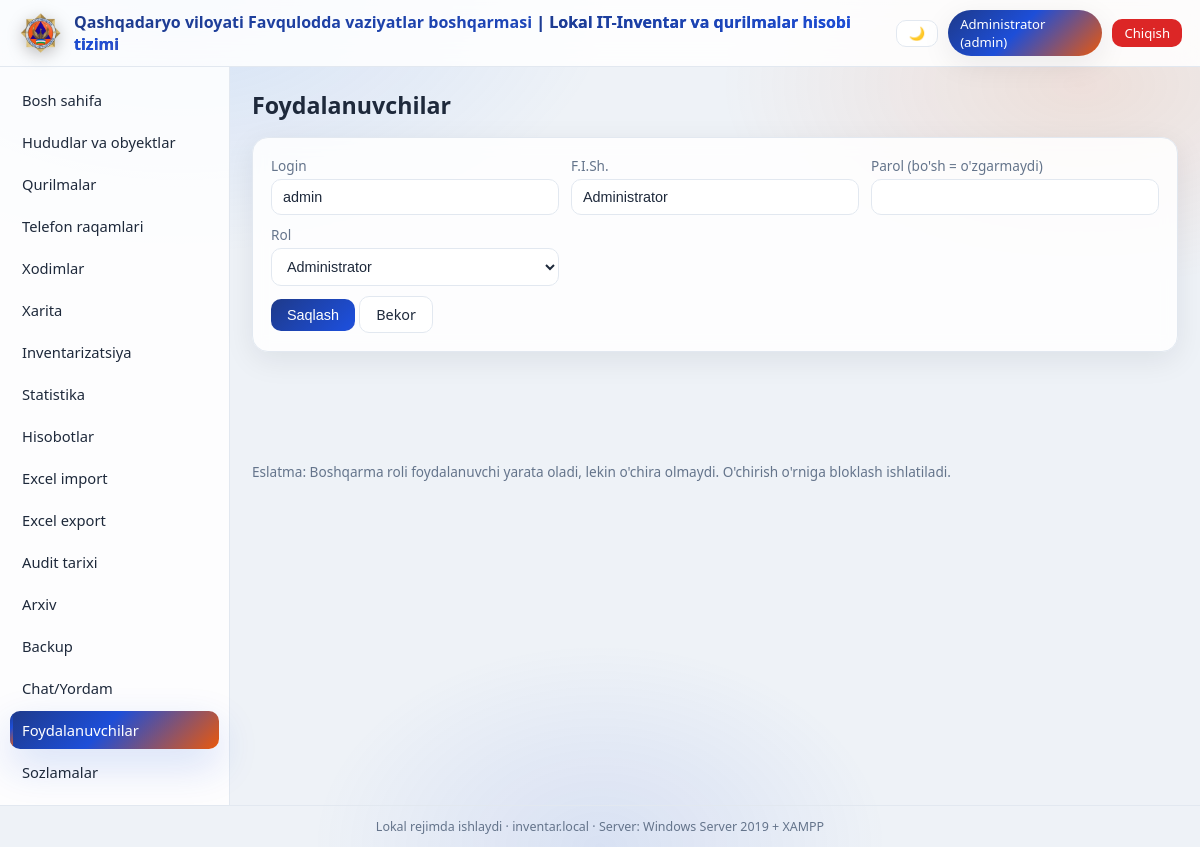
Page /users.php?edit=1 (signed in) on the committed database.
### tables this page shows
CREATE TABLE IF NOT EXISTS users (
 id INT AUTO_INCREMENT PRIMARY KEY,
 login VARCHAR(50) NOT NULL UNIQUE,
 password VARCHAR(255) NOT NULL,
 fullname VARCHAR(100) DEFAULT NULL,
 role ENUM('admin','boshqarma','hudud','korish') DEFAULT 'korish',
 region_id INT DEFAULT NULL,
 permissions TEXT,
 active TINYINT(1) DEFAULT 1,
 last_login DATETIME DEFAULT NULL,
 created_at TIMESTAMP DEFAULT CURRENT_TIMESTAMP
);

### includes/functions.php (called while the page is built, shortened)
<?php
require_once __DIR__ . '/db.php';
function e($s){ return htmlspecialchars((string)$s, ENT_QUOTES, 'UTF-8'); }
function current_user(){ return isset($_SESSION['user']) ? $_SESSION['user'] : null; }
function role_perms($role){
    switch($role){
        case 'admin': return array_keys($GLOBALS['PERM_KEYS']);
    }
}
function can($perm){
    $u = current_user();
    $perms = role_perms($u['role']);
    return in_array($perm, $perms);
}

### includes/db.php (called while the page is built, shortened)
<?php
function db(){
    static $c = null;
    if($c === null){
        $c = mysqli_connect(DB_HOST, DB_USER, DB_PASS, DB_NAME);
        mysqli_set_charset($c,'utf8mb4');
    }
    return $c;
}
function q($sql, ...$params){
    $c = db();
    if($params){
        $stmt = mysqli_prepare($c, $sql);
        $types = str_repeat('s', count($params));
        mysqli_stmt_bind_param($stmt, $types, ...$params);
        mysqli_stmt_execute($stmt);
        $res = mysqli_stmt_get_result($stmt);
        if($res) return $res;
        return mysqli_stmt_affected_rows($stmt) >= 0;
    }
    $res = mysqli_query($c, $sql);
    return $res;
}
function row($sql, ...$p){ $r = q($sql,...$p); $x = mysqli_fetch_assoc($r); return $x ?: null; }

### users.php (the view, shortened to what this page needs)
<?php
require_once __DIR__.'/includes/header.php';
$edit = isset($_GET['edit']) ? row("SELECT * FROM users WHERE id=?", (int)$_GET['edit']) : null;
?>
<h1>Foydalanuvchilar</h1>
<?php if(can('add')): ?>
<form method="post" class="form panel"><?= csrf_field() ?>
 <div class="grid3">
  <label>Login <input name="login" value="<?= e($edit['login'] ?? '') ?>" required></label>
  <label>F.I.Sh. <input name="fullname" value="<?= e($edit['fullname'] ?? '') ?>"></label>
  <label>Parol <?= $edit ? '(bo\'sh = o\'zgarmaydi)' : '(kamida 8 belgi)' ?>
   <input type="password" name="password" <?= $edit?'':'required' ?> minlength="8"></label>
 </div>
 <div class="grid3">
  <label>Rol
   <select name="role" id="roleSel">
    <?php foreach(array('admin'=>'Administrator','boshqarma'=>'Boshqarma','hudud'=>'Shahar/tuman','korish'=>"Ko'rish") as $k=>$v): ?>
     <option value="<?= $k ?>" <?= ($edit['role'] ?? 'hudud')===$k?'selected':'' ?>><?= e($v) ?></option><?php endforeach; ?>
   </select></label>
 </div>
 <button class="btn primary">Saqlash</button> <a class="btn" href="users.php">Bekor</a>
</form>
<?php endif; ?>
<p class="muted small">Eslatma: Boshqarma roli foydalanuvchi yarata oladi, lekin o'chira olmaydi. O'chirish o'rniga bloklash ishlatiladi.</p>
<?php require_once __DIR__.'/includes/footer.php'; ?>

### assets/css/style.css (style rules this page uses)
:root { --bg:#eef2f7; --bg2:#e2e8f0; --panel:rgba(255,255,255,.85); --panel-solid:#ffffff; --text:#1e293b; --muted:#64748b; --border:#e2e8f0; --primary:#1d4ed8; --primary2:#3b82f6; --accent:#ea580c; --danger:#dc2626; --ok:#16a34a; --shadow:0 8px 30px rgba(15,23,42,.08); --shadow-h:0 16px 40px rgba(29,78,216,.18); --grad:linear-gradient(135deg,#1e3a8a,#1d4ed8 45%,#ea580c); }
* { box-sizing:border-box }
html { scroll-behavior:smooth }
body { margin:0;font-family:'Segoe UI',system-ui,Arial,sans-serif;background:var(--bg);color:var(--text);transition:background .4s,color .4s }
body::before { content:'';position:fixed;inset:0;z-index:-1;pointer-events:none; background:radial-gradient(60% 50% at 15% 0%,rgba(59,130,246,.14),transparent 60%), radial-gradient(50% 40% at 90% 10%,rgba(234,88,12,.12),transparent 60%), radial-gradient(40% 40% at 50% 100%,rgba(29,78,216,.10),transparent 60%); }
.muted { color:var(--muted) }
.small { font-size:.85rem }
h1 { font-size:1.45rem;margin:0 0 16px }
.panel { background:var(--panel);backdrop-filter:blur(8px);border:1px solid var(--border);border-radius:16px; padding:18px;box-shadow:var(--shadow);margin-bottom:18px;animation:fadeUp .55s ease both }
.grid3 { display:grid;grid-template-columns:repeat(3,1fr);gap:12px }
.btn { display:inline-block;padding:8px 16px;border-radius:10px;border:1px solid var(--border);background:var(--panel-solid); color:var(--text);cursor:pointer;text-decoration:none;font-size:.9rem;transition:all .25s }
.btn.primary { background:var(--grad);background-size:200% 200%;color:#fff;border:none;animation:gradMove 8s ease infinite }
.form label,.filters label,.inline-form label { display:block;font-size:.85rem;margin-bottom:10px;color:var(--muted) }
.form input,.form select,.form textarea,.filters input,.filters select,.inline-form input,.inline-form select { width:100%;padding:9px 11px;border-radius:10px;border:1px solid var(--border);background:var(--panel-solid); color:var(--text);margin-top:4px;transition:border .25s,box-shadow .25s;font-size:.9rem }

### rows in the picture
users: login "admin", fullname "Administrator", role "Administrator"

### other values in the picture
$u['fullname'] ?: $u['login'] "Administrator"
$u['role'] "admin"
$label "Bosh sahifa"
$label "Hududlar va obyektlar"
$label "Qurilmalar"
$label "Telefon raqamlari"
$label "Xodimlar"
$label "Xarita"
$label "Inventarizatsiya"
$label "Statistika"
$label "Hisobotlar"
$label "Excel import"
$label "Excel export"
$label "Audit tarixi"
$label "Arxiv"
